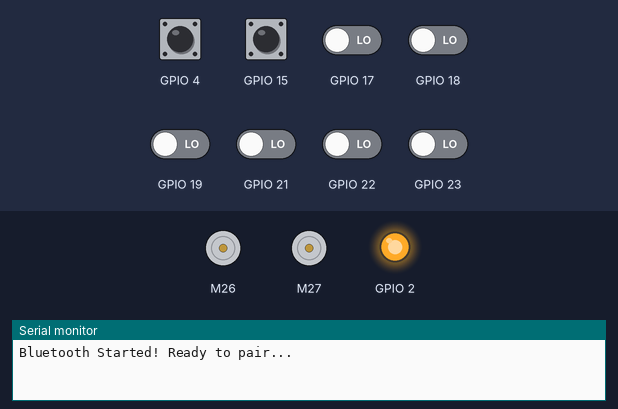
Simulated run of this sketch. Board: ESP32. Parts: 2 × DC motor (green arrow = forward, orange = backward, longer = faster), output pins drawn as LEDs (lit = HIGH), the last lines printed to the serial monitor. Inputs (shaded band) come from the test bench; at power-on: GPIO 4, GPIO 15, GPIO 17–19, GPIO 21–23 LOW. Nothing arrives over Bluetooth unless stated.

Above: at 0.6 s.
At 10.6 s:
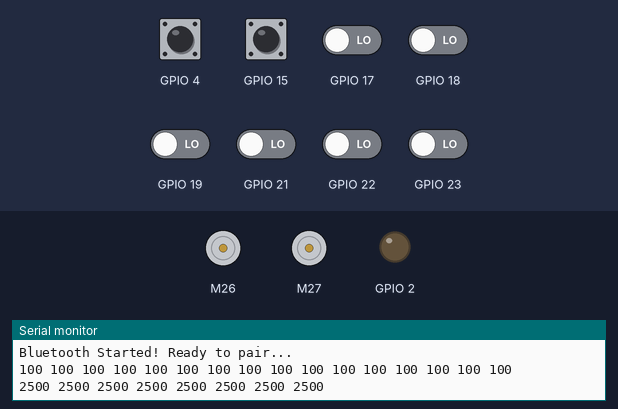
At 12.7 s:
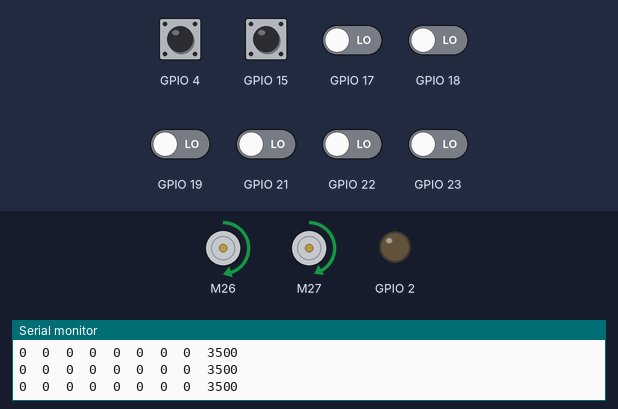
12.8 s: GPIO 4 driven HIGH
15.8 s: GPIO 15 driven HIGH
18.8 s: GPIO 4 pulsed LOW 5 times (0.12 s each, 0.3 s apart)
23.3 s: GPIO 15 pulsed LOW 5 times (0.12 s each, 0.3 s apart)
27.8 s: GPIO 17 driven HIGH
Timing chart, 0 to 30.8 s (numbered marks = the images above; inputs shaded):
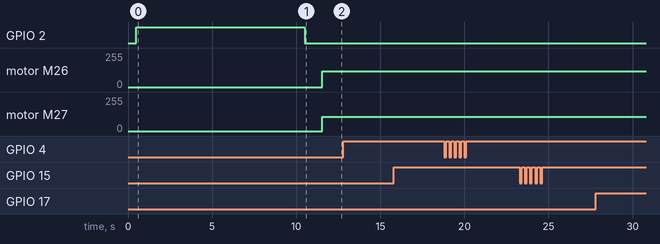

The sketch:

pid.ino
```cpp
#include <QTRSensors.h>
#include <SparkFun_TB6612.h>
#include "BluetoothSerial.h"

#if !defined(CONFIG_BT_ENABLED) || !defined(CONFIG_BLUEDROID_ENABLED)
#error Bluetooth is not enabled! Please run make menuconfig to and enable it
#endif

//Assign the motor pins
#define AIN1 26
#define AIN2 25
#define BIN1 27
#define BIN2 32
#define PWMA 14
#define PWMB 12
#define STBY 33

const int offsetA = 1;
const int offsetB = 1;

// Initializing motors.  The library will allow you to initialize as many
// motors as you have memory for.  If you are using functions like forward
// that take 2 motors as arguements you can either write new functions or
// call the function more than once.
Motor motor1 = Motor(AIN1, AIN2, PWMA, offsetA, STBY);
Motor motor2 = Motor(BIN1, BIN2, PWMB, offsetB, STBY);

QTRSensors qtr;
BluetoothSerial SerialBT;

const uint8_t SensorCount = 8;
uint16_t sensorValues[SensorCount];
int threshold[SensorCount]; //limite???????

unsigned long startMillis;
unsigned long currentMillis;
const unsigned long period = 300000;

uint16_t position;
int P, D, I, previousError, PIDvalue, error;
int lsp, rsp;
int lfspeed = 120;
int rtspeed = 120*0.90;

//float Kp = 0.061;
float Kp = lfspeed/3500;
float Ki = 0;
//float Kd = 0.0005;
float Kd = Kp*pow(10,(-2));

uint8_t multiP = 1;
uint8_t multiI  = 1;
uint8_t multiD = 1;
uint8_t Kpfinal;
uint8_t Kifinal;
uint8_t Kdfinal;
float Pvalue;
float Ivalue;
float Dvalue;

boolean onoff = false;

int val, cnt = 0, v[3];

void setup()
{
  // configure the sensors
  qtr.setTypeRC();
  qtr.setSensorPins((const uint8_t[]){21, 22, 4, 17, 18, 15, 19, 23}, SensorCount);  //colocar as portas dos sensores
  qtr.setEmitterPin(16);
  startMillis = millis();

  delay(500);
  pinMode(2, OUTPUT);
  digitalWrite(2, HIGH); // turn on Arduino's LED to indicate we are in calibration mode

  Serial.begin(9600);
  SerialBT.begin();
  Serial.println("Bluetooth Started! Ready to pair...");
  // analogRead() takes about 0.1 ms on an AVR.
  // 0.1 ms per sensor * 4 samples per sensor read (default) * 6 sensors
  // * 10 reads per calibrate() call = ~24 ms per calibrate() call.
  // Call calibrate() 400 times to make calibration take about 10 seconds.
  for (uint16_t i = 0; i < 400; i++)
  {
    qtr.calibrate();
    //rotina_calibrar();
    //Serial.print(i);
    //Serial.println(" ");
  }

   for (uint8_t i = 0; i < SensorCount; i++)
  {
    Serial.print(qtr.calibrationOn.minimum[i]);
    Serial.print(' ');
  }

  digitalWrite(2, LOW); // turn off Arduino's LED to indicate we are through with calibration

    Serial.begin(9600);
  for (uint8_t i = 0; i < SensorCount; i++)
  {
    Serial.print(qtr.calibrationOn.minimum[i]);
    Serial.print(' ');
  }
  Serial.println();

  // print the calibration maximum values measured when emitters were on
  for (uint8_t i = 0; i < SensorCount; i++)
  {
    Serial.print(qtr.calibrationOn.maximum[i]);
    Serial.print(' ');
  }
  Serial.println();
  Serial.println();
  delay(1000);
  // print the calibration minimum values measured when emitters were on

  /*for (uint8_t i = 0; i < SensorCount; i++)
  {
    threshold[i] = (qtr.calibrationOn.minimum[i] + qtr.calibrationOn.maximum[i])/2; //faz uma media???
    Serial.print(threshold[i]);
    Serial.print("  ");
  }
  Serial.println();

  delay(1000);*/
}

void loop()
{
uint16_t position = qtr.readLineWhite(sensorValues);

  // print the sensor values as numbers from 0 to 1000, where 0 means maximum
  // reflectance and 1000 means minimum reflectance, followed by the line
  // position

  currentMillis = millis();
  if(currentMillis<= period){
    robot_control();
    //startMillis = currentMillis;
    //Serial.print("Current Millis");
    //Serial.println(currentMillis);
  } else {
    Serial.print("Entrou no else");
    brake(motor1, motor2);
  }

  for (uint8_t i = 0; i < SensorCount; i++)
  {
    Serial.print(sensorValues[i]);
    Serial.print('\t');
  }
  Serial.println(position);

  //delay(250);
}

void robot_control(){
  // read calibrated sensor values and obtain a measure of the line position
  // from 0 to 7000 (for a white line, use readLineWhite() instead)
  position = qtr.readLineWhite(sensorValues);
  error = 3500 - position;
  while(sensorValues[0]>=980 && sensorValues[1]>=980 && sensorValues[2]>=980 && sensorValues[3]>=980 && sensorValues[4]>=980 && sensorValues[5]>=980 && sensorValues[6]>=980 && sensorValues[7]>=980){ // A case when the line follower leaves the line
    if(previousError>0){       //Turn left if the line was to the left before
      motor_drive(-230,230);
    }
    else{
      motor_drive(230,-230); // Else turn right
    }
    position = qtr.readLineWhite(sensorValues);
  }
  PID_Linefollow(error);
  valuesread();
}

void PID_Linefollow(int error){
    P = error;
    I = I + error;
    D = error - previousError;

    Pvalue = (Kp/pow(10,multiP))*P;
    Ivalue = (Ki/pow(10,multiI))*I;
    Dvalue = (Kd/pow(10,multiD))*D;

    float PIDvalue = Pvalue + Ivalue + Dvalue;
    previousError = error;

    lsp = lfspeed - PIDvalue;
    rsp = rtspeed + PIDvalue;

    if (lsp > 255) {
      lsp = 255;
    }
    if (lsp < -255) {
      lsp = -255;
    }
    if (rsp > 255) {
      rsp = 255;
    }
    if (rsp < -255) {
      rsp = -255;
    }
    motor_drive(lsp,rsp);
}
// This void delimits each instruction.
// The  Arduino knows that for each instruction it will receive 2 bytes.
void valuesread()  {
  val = SerialBT.read();
  cnt++;
  v[cnt] = val;
  for (int i = 0; i > 2; i++){
    Serial.print(v[1]);
    Serial.print(v[2]);
  }
  if (cnt == 2)
  cnt = 0;
  processing();
}

//In this void the the 2 read values are assigned.
void processing() {
 int a = v[1];
 if (a == 1) {
   Kp = v[2];
 }
 if (a == 2) {
   multiP = v[2];
 }
 if (a == 3) {
   Ki = v[2];
 }
 if (a == 4) {
   multiI = v[2];
 }
 if (a == 5) {
   Kd  = v[2];
 }
 if (a == 6) {
   multiD = v[2];
 }
 if (a == 7)  {
   digitalWrite(2, HIGH);
   delay(500);
   digitalWrite(2, LOW);
 }
}
void motor_drive(int left, int right){

  if(right>0)
  {
    motor1.drive(left);
    // motor2.setSpeed(right);
    // motor2.forward();
  }
  else
  {
    motor1.drive(left);
    // motor2.setSpeed(right);
    // motor2.backward();
  }


  if(left>0)
  {
    motor2.drive(right);
    // motor1.setSpeed(left);
    // motor1.forward();
  }
  else
  {
    motor2.drive(right);
    // motor1.setSpeed(left);
    // motor1.backward()';
  }
}

void rotina_calibrar(){
    left(motor1, motor2, 130 * 0.8);
    delay(500);
    right(motor1, motor2, 130);
    delay(500);

    /*
    int calibrarspd = 90*0.8;

    motor1.drive(90, 500);
    motor2.drive(calibrarspd*-1, 500);
    brake(motor1, motor2);

    motor1.drive(-90, 500);
    motor2.drive(calibrarspd, 500);
    brake(motor1, motor2);
    */
}
```
